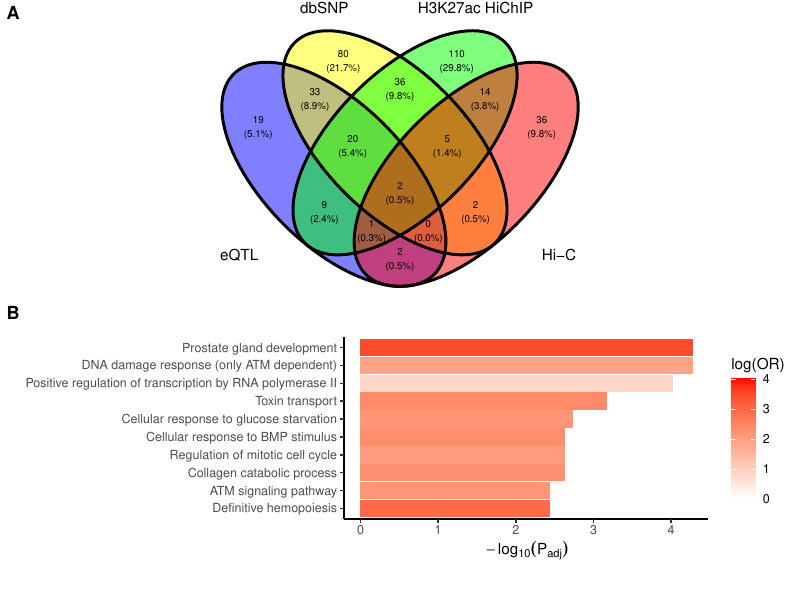

Write R code to recreate this figure.
options(stringsAsFactors = F, check.names = F)

library(tidyr)
library(dplyr)
library(foreach)
library(doParallel)
library(ggplot2)
library(ggvenn)
library(ggpubr)
library(Hmisc)

setwd("PrCaFineMapping/gene_pathway_enrichment")

variant_info_CS95 = read.csv("../results/variant_info_CS95.csv", header = T,
                             stringsAsFactors = F, check.names = F)
variant_info_CS95$trans_genes_TCGA = ""

# CS95 genes
genes = list()
genes[["dbSNP"]] = foreach(j = 31, .combine = "union") %do%
{
  foreach(gs = unique(variant_info_CS95[,j]), .combine = "union") %do%
  {
    strsplit(gs, ",")[[1]]
  }
}

genes[["eQTL"]] = foreach(j = 32:34, .combine = "union") %do%
{
  foreach(gs = unique(variant_info_CS95[,j]), .combine = "union") %do%
  {
    strsplit(gs, ",")[[1]]
  }
}

genes[["Hi-C"]] = foreach(j = 35:37, .combine = "union") %do%
{
  foreach(gs = unique(variant_info_CS95[,j]), .combine = "union") %do%
  {
    strsplit(gs, ",")[[1]]
  }
}

genes[["H3K27ac HiChIP"]] = foreach(j = 38, .combine = "union") %do%
{
foreach(gs = unique(variant_info_CS95[,j]), .combine = "union") %do%
  {
    strsplit(gs, ",")[[1]]
  }
}

genes_union = foreach(j = names(genes), .combine = "union") %do%
{
  genes[[j]]
}

write.table(genes_union, "CS95_genes.txt", sep = '\t', row.names = F,
            col.names = F, quote = F)

p_venn = ggvenn(genes[c(2,1,4,3)], set_name_size = 4, text_size = 2.5)

# Enrichment analsysis
dbs = c("GO_BP", "WikiPathways")
gene_enrichment = foreach(db = dbs, .combine = "rbind") %dopar%
{
  tmp = read.delim(sprintf("enrich-input1-%s.tsv", db))
  tmp$Database = db
  tmp
}

gene_enrichment = gene_enrichment[gene_enrichment$term_genes >= 5,]
gene_enrichment$OR = gene_enrichment$genes_found *
  (gene_enrichment$universe - gene_enrichment$term_genes -
     gene_enrichment$input_size + gene_enrichment$genes_found) /
  (gene_enrichment$input_size - gene_enrichment$genes_found) /
  (gene_enrichment$term_genes - gene_enrichment$genes_found)
gene_enrichment = gene_enrichment[,c(12,1:9,13,11)]
gene_enrichment = arrange(gene_enrichment, pval)

# Pathway clustering and remove reduntant pathways
n = nrow(gene_enrichment)
gs = strsplit(gene_enrichment$genes, ", ")
simi_matrix = matrix(1, n, n)
for(i in 1:(n-1))
{
  li = length(gs[[i]])
  for(j in (i+1):n)
  {
    simi_matrix[i,j] = simi_matrix[j,i] = 
      2 * length(intersect(gs[[i]], gs[[j]])) / (li + length(gs[[j]]))
  }
}

keep_annos = c(1)
for(j in 2:n)
{
  if(all(simi_matrix[j, keep_annos] <= 0.3))
  {
    keep_annos = c(keep_annos,j)
  }
}

gene_enrichment_sub = gene_enrichment[keep_annos,]
simi_matrix_sub = simi_matrix[keep_annos,keep_annos]

gene_enrichment_sub$pval_adj = p.adjust(gene_enrichment_sub$pval, method = "BH")
write.table(gene_enrichment_sub, "gene_pathway_enrichment.txt", 
            sep = '\t', row.names = F, col.names = T, quote = F)

gene_enrichment_sig = gene_enrichment_sub[gene_enrichment_sub$pval_adj < 5e-3,]
gene_enrichment_sig$description = capitalize(gene_enrichment_sig$description)
gene_enrichment_sig$description = factor(
  gene_enrichment_sig$description, levels = rev(gene_enrichment_sig$description))

p_pathway = ggplot(gene_enrichment_sig, 
                   aes(x = -log10(pval_adj), y = description)) +
  geom_bar(stat = "identity", aes(color = log(OR), fill = log(OR))) +
  theme_classic() + theme(aspect.ratio = 0.5) +
  scale_color_gradient(low = "white", high = "red", limits = c(0,4)) +
  scale_fill_gradient(low = "white", high = "red", limits = c(0,4)) +
  labs(x = TeX("$-log_{10}(P_{adj})$"), y = "", color = "log(OR)", fill = "log(OR)")

ggsave("gene_pathway_enrichment.pdf",
       ggarrange(p_venn, p_pathway,
                 nrow = 2, ncol = 1,
                 labels = c("A","B"),
                 heights = c(1,1),
                 font.label = list(size = 40/3, color = "black", face = "bold", 
                                   family = NULL)),
       device = "pdf", width = 8, height = 6, units = "in")
